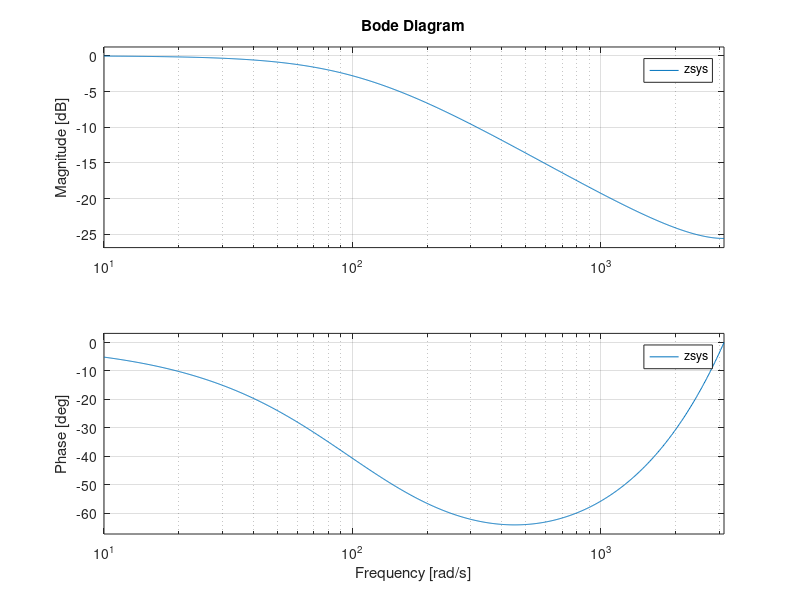
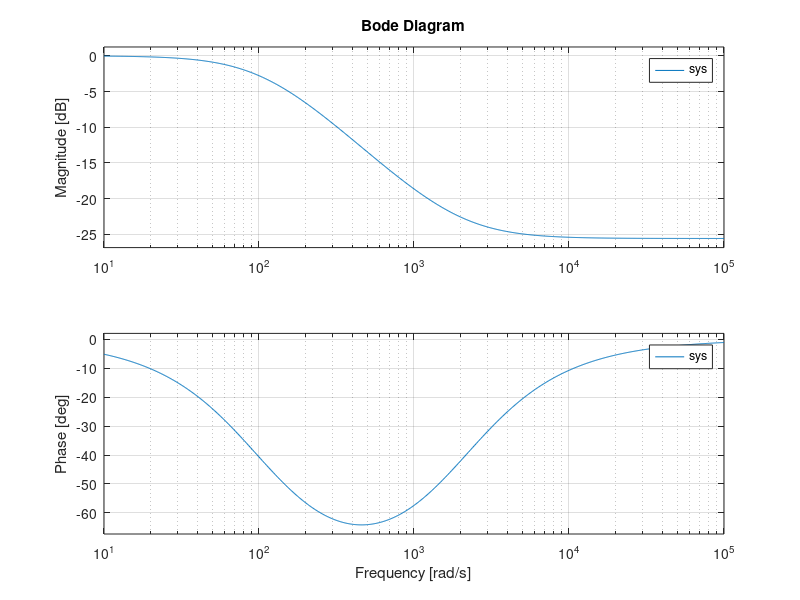
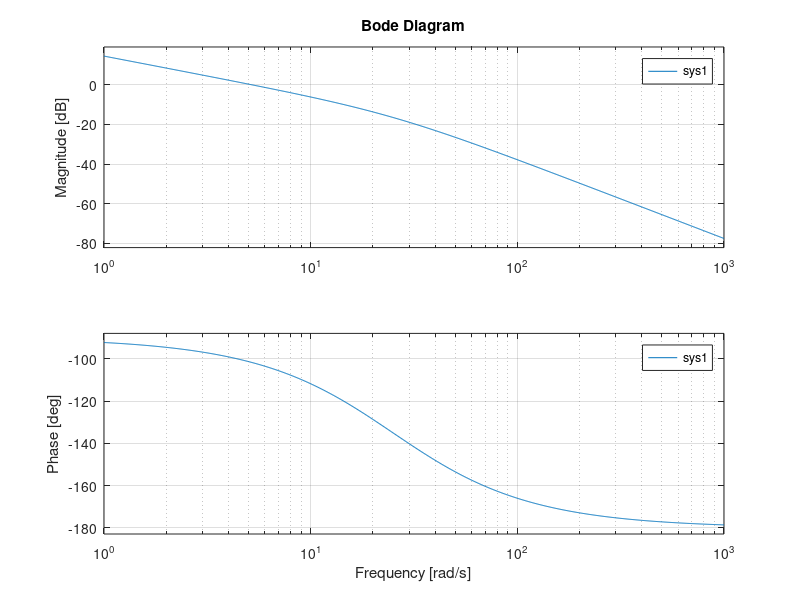

Recreate these plots in MATLAB, in order.
clear;
clc;
% y(n) = ax(n) + by(n-1)
a= 0.1;
b = 1-a;
Ts = 0.001;
num = [a 0];
den = [1 -b];
zsys = tf(num,den,Ts);
figure(1);
bode(zsys);

%        'zoh'       Zero-order hold on the inputs 
%        'foh'       Linear interpolation of inputs 
%        'impulse'   Impulse-invariant discretization ?
%        'tustin'    Bilinear (Tustin) approximation. 
%        'matched'   Matched pole-zero method (for SISO systems only). 

sys = d2c(zsys,'tustin');
figure(2);
bode(sys);

zsys2 = c2d(sys,Ts,'tustin');
figure(3);
bode(zsys2);

num = [133];
den = [1 25 0];
sys1 = tf(num,den);
[A,B,C,D] = tf2ss(num,den);
bode(sys1)
